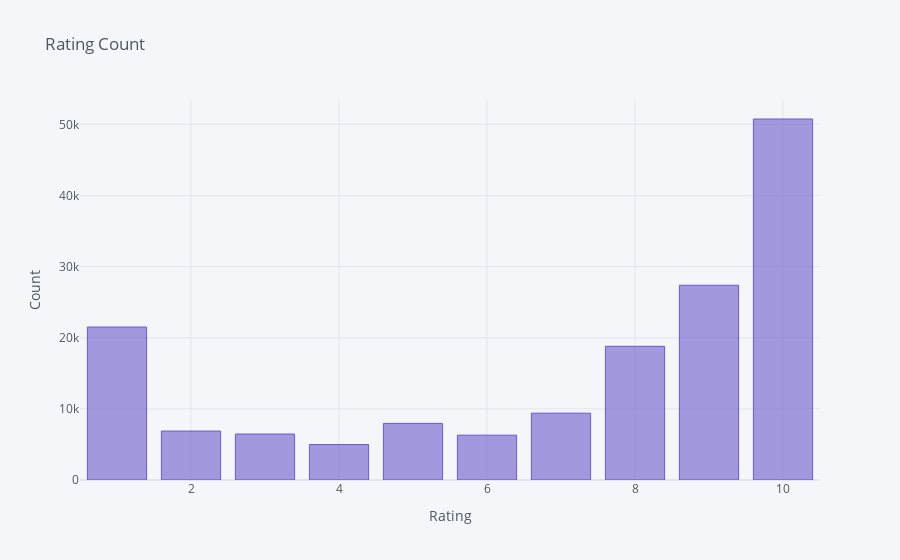

Write notebook code for a chart like this one.
### Code cell
df.rating.value_counts().iplot(kind='bar', 
                               title='Rating Count',
                               xTitle='Rating',
                               yTitle='Count',
                               color='slateblue')

### Figure 1 — Plotly figure (JSON) as saved in the notebook; plotly's stock layout.template omitted (floating-point values rounded to 4 significant figures)
{"data": [{"marker": {"color": "rgba(106, 90, 205, 0.6)", "line": {"color": "rgba(106, 90, 205, 1.0)", "width": 1}}, "name": "rating", "orientation": "v", "text": "", "type": "bar", "x": [10, 9, 1, 8, 7, 5, 2, 3, 6, 4], "y": [50745, 27379, 21504, 18791, 9395, 7959, 6879, 6465, 6301, 4980]}], "layout": {"legend": {"bgcolor": "#F5F6F9", "font": {"color": "#4D5663"}}, "paper_bgcolor": "#F5F6F9", "plot_bgcolor": "#F5F6F9", "title": {"font": {"color": "#4D5663"}, "text": "Rating Count"}, "xaxis": {"gridcolor": "#E1E5ED", "showgrid": true, "tickfont": {"color": "#4D5663"}, "title": {"font": {"color": "#4D5663"}, "text": "Rating"}, "zerolinecolor": "#E1E5ED"}, "yaxis": {"gridcolor": "#E1E5ED", "showgrid": true, "tickfont": {"color": "#4D5663"}, "title": {"font": {"color": "#4D5663"}, "text": "Count"}, "zerolinecolor": "#E1E5ED"}}}
